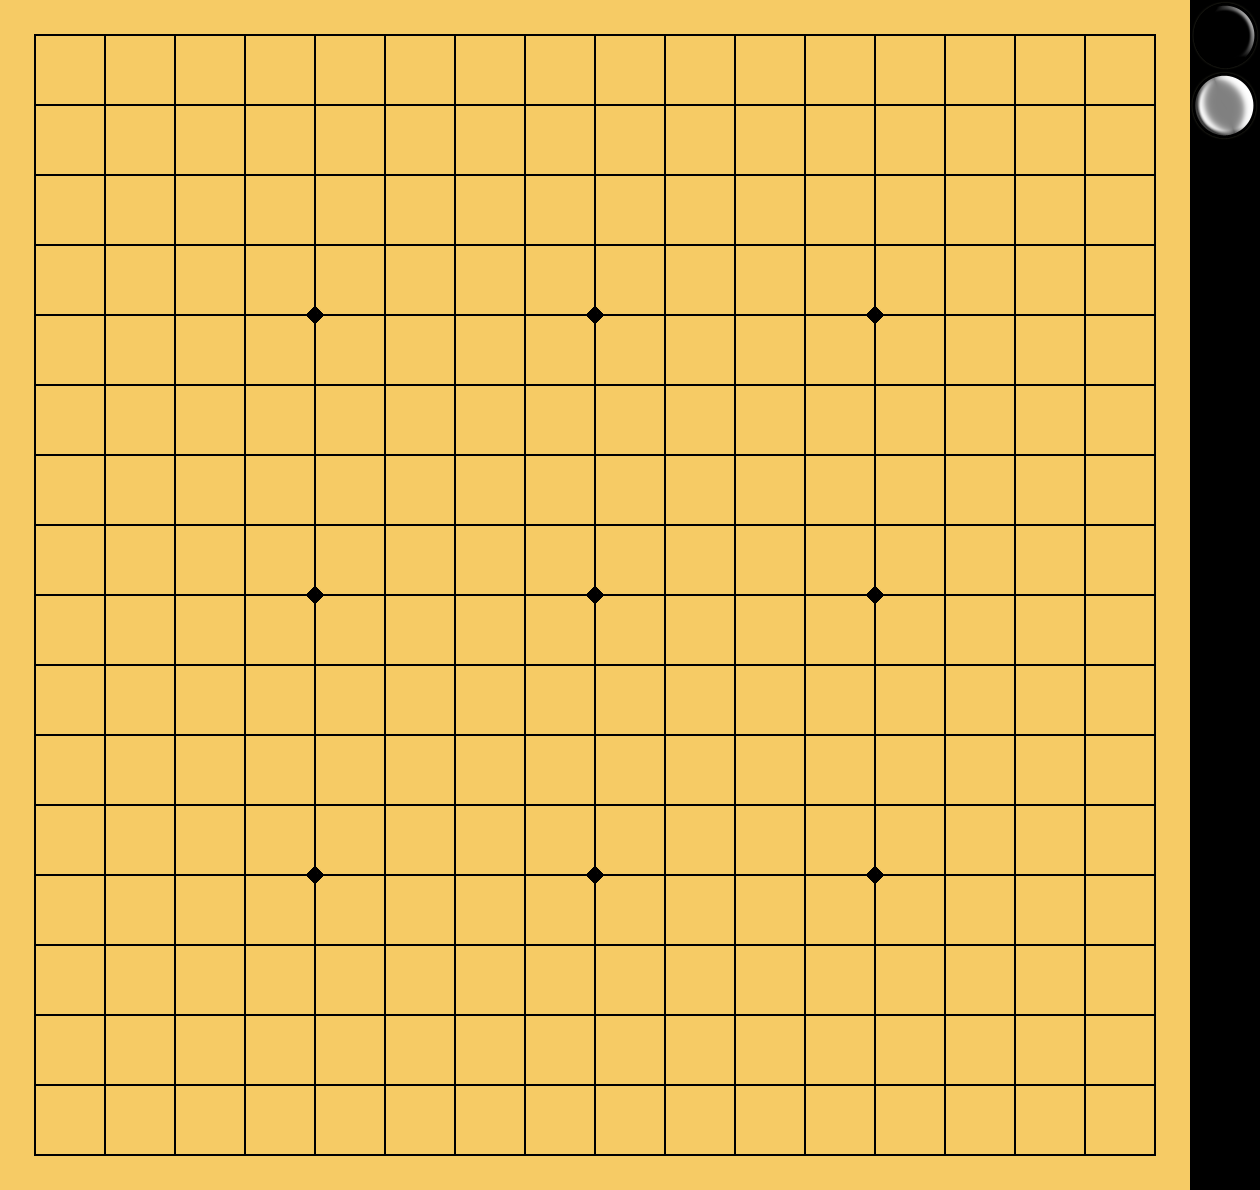

Rendered tile map (Tiled .tmx) drawn with the repository's tilesets; below, a short description and the map source with its tile grids summarised:
An orthogonal 18x17 tile map with 70x70 px tiles, 2 tile layers (tmxLayer1, tmxLayer2), 2 tilesets.

<map version="1.0" orientation="orthogonal" width="18" height="17" tilewidth="70" tileheight="70">
 <tileset firstgid="1" name="map" tilewidth="70" tileheight="70">
  <image source="map.png" trans="ff00ff" width="210" height="280" />
 </tileset>
 <tileset firstgid="13" name="pieces" tilewidth="70" tileheight="70">
  <image source="pieces.png" trans="ff00ff" width="210" height="70" />
 </tileset>
 <layer name="tmxLayer1" width="18" height="17">
  <data>[306 cells, 289 non-empty, 10 distinct tile ids]</data>
 </layer>
 <layer name="tmxLayer2" width="18" height="17">
  <data>[306 cells, 2 non-empty, 2 distinct tile ids]</data>
 </layer>
</map>